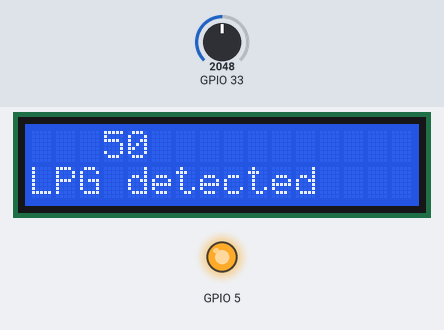
This sketch was run on a simulated ESP32. On the bench: 16×2 character LCD, output pins drawn as LEDs (lit = HIGH). The inputs (shaded band) are chosen by the test bench; at power-on: GPIO 33 = 2048. What the sketch prints to the serial monitor is not drawn.

Above: at 1.3 s.
1.4 s: GPIO 33 set to 858
At 1.8 s:
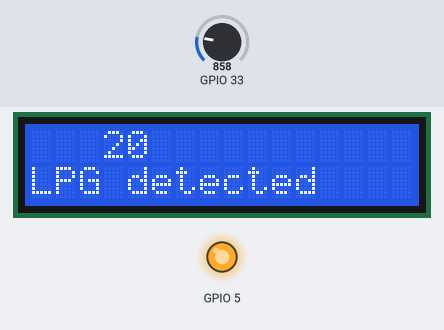
4.4 s: GPIO 33 set to 768
At 5.0 s:
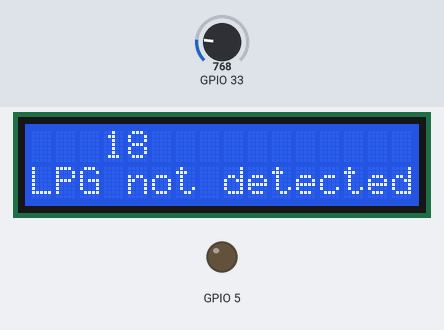
5.9 s: GPIO 33 set to 1228
At 6.4 s:
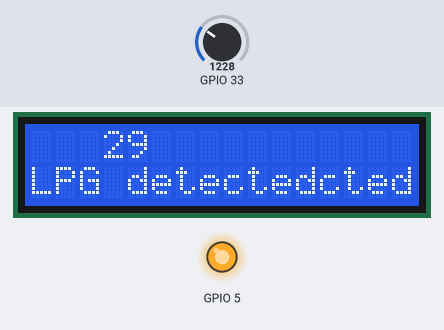
8.9 s: GPIO 33 set to 4095
At 9.6 s:
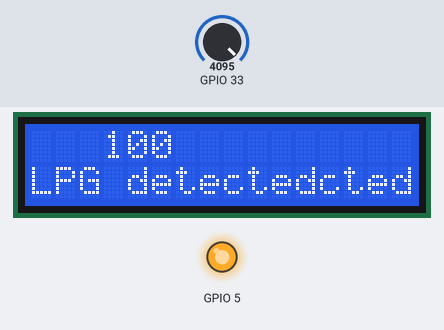
Timing chart, 0 to 11.9 s (numbered marks = the images above; inputs shaded):
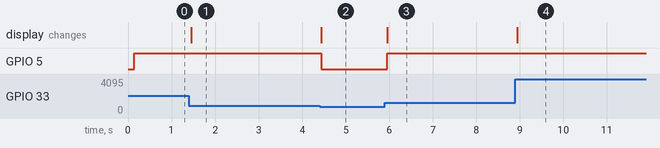

Measured:
- the behaviour switches between 819 and 818 on GPIO 33 (found by bisection; images 1 and 2)
- after the input at 1.4 s, the display: changes after 0.05 s (image 1)
- after the input at 4.4 s, GPIO 5: HIGH → LOW at once; the display: changes at once (image 2)
- after the input at 5.9 s, GPIO 5: LOW → HIGH after 0.05 s; the display: changes after 0.05 s (image 3)
- after the input at 8.9 s, the display: changes at once (image 4)

The sketch:

Lpg_detection.ino
```cpp
#include <Wire.h>
#include <LiquidCrystal_I2C.h>
int gas=0;
LiquidCrystal_I2C lcd(0x27,16,2);  // set the LCD address to 0x27 for a 16 chars and 2 line display

void setup()
{
  lcd.init();                      // initialize the lcd or start
  lcd.init();
  Serial.begin(9600);
  pinMode(5,OUTPUT);
  // Print a message to the LCD.
  lcd.backlight();

   /*lcd.setCursor(0,2);
  lcd.print("Arduino LCM IIC 2004");
   lcd.setCursor(2,3);
  lcd.print("Power By Ec-yuan!");*/
}


void loop()
{
  gas=analogRead(33);
  int per=map(gas,0,4095,0,100);
  Serial.print("gas likage:");
  Serial.println(per);
 // lcd.setCursor(3,0);
 // lcd.print("gas likage:");
 lcd.setCursor(3,0);
  lcd.print(per);
  lcd.setCursor(6,1);
  lcd.print("%");
  if(per>=20)
  {
    lcd.setCursor(0,1);
    lcd.print("LPG detected");
    digitalWrite(5,HIGH);
    Serial.println("LPG detected");

  }
  else
  {
    lcd.setCursor(0,1);
    lcd.print("LPG not detected");
    digitalWrite(5,LOW);
    Serial.println("LPG not detected");
  }
}
```
